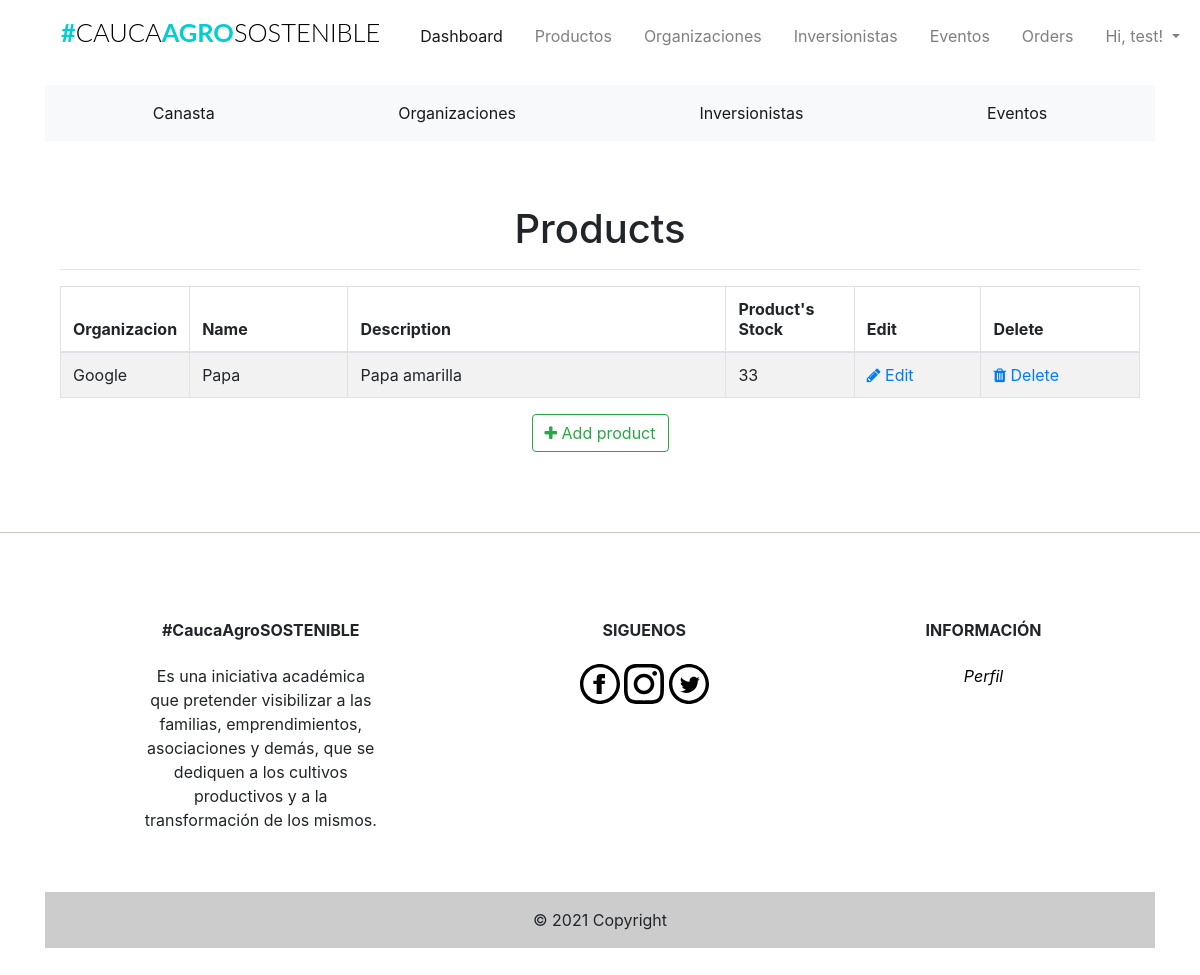
/admin/products (signed in), run on an earlier commit of the app's database.
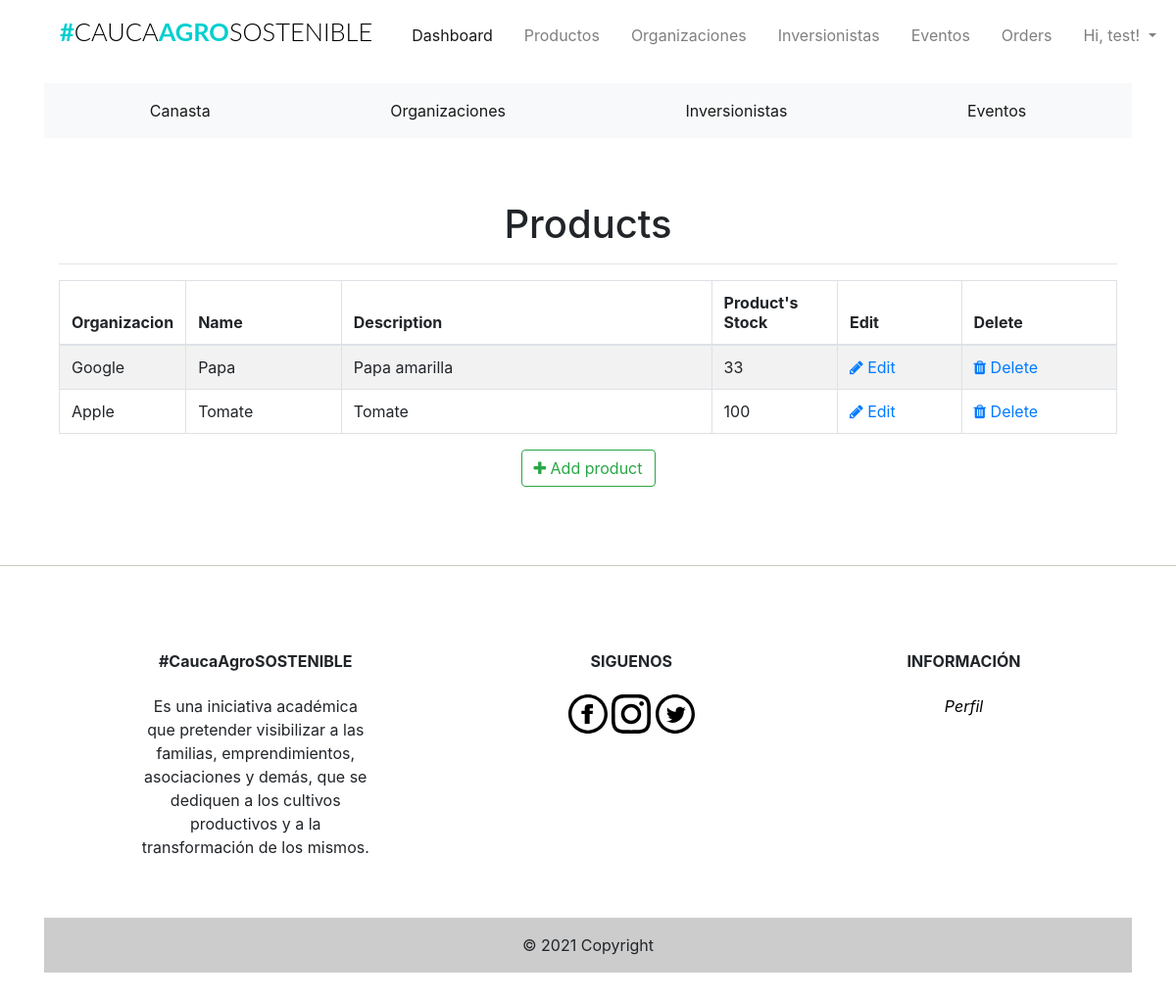
And on a later commit of the database.
### app/models.py (models this page shows, shortened)
class Products(db.Model):
    __tablename__ = 'products'
    id = db.Column(db.Integer, primary_key=True)
    product_name = db.Column(db.String(100), index=True)
    product_price = db.Column(db.Integer, index=True)
    product_image = db.Column(db.String(120))
    product_description = db.Column(db.String(200), index=True)
    product_stock = db.Column(db.Integer, index=True)
    product_size = db.Column(db.String(5), index=True)
    promotion = db.Column(db.Boolean, index=True)
    promotion_value = db.Column(db.Integer, index=True)
    organizacion_id = db.Column(db.Integer, db.ForeignKey('organizaciones.id'))
    order = db.relationship(
        'Orders', secondary=association_table, backref='my_orders', lazy='dynamic')

class Organizaciones(db.Model):
    __tablename__ = 'organizaciones'
    id = db.Column(db.Integer, primary_key=True)
    organizacion_name = db.Column(db.String(20), index=True)
    organizacion_image = db.Column(db.String(120))
    organizacion_location = db.Column(db.String(120))
    organizacion_phone = db.Column(db.String(15))
    product = db.relationship('Products', backref='products_organizaciones')

### app/admin/routes.py (the view)
@admin.route('/products', methods=['GET'])
@login_required
def list_products():
    check_admin()
    '''
	list all products
	'''
    products = Products.query.all()
    return render_template('admin/products/products.html', title='Products', products=products)

### app/admin/routes.py (called while the page is built)
def check_admin():
    if not current_user.is_admin:
        abort(403)

### app/models.py (called while the page is built)
@login_manager.user_loader
def load_user(id):
    return Users.query.get(int(id))

### app/templates/admin/products/products.html (shortened to what this page needs)
{% extends "base.html" %}
{% block head %}
<head>
    <link href="//maxcdn.bootstrapcdn.com/font-awesome/4.1.0/css/font-awesome.min.css" rel="stylesheet">
</head>
{%endblock head%}
{% block body %}
<div class="container">
  <div class="outer">
    <div class="middle">
      <div class="inner">
        <br/>
        <br/>
        <h1 style="text-align:center;">Products</h1>
        {% if products %}
          <hr class="intro-divider">
            <table class="table table-striped table-bordered">
              <thead>
                <tr>
                  <th width="10%"> Organizacion</th>
                  <th width="15%"> Name</th>
                  <th width="36%"> Description </th>
                  <th width="12%"> Product's Stock </th>
                  <th width="12%"> Edit </th>
                  <th width="15%"> Delete </th>
                </tr>
              </thead>
              <tbody>
              {% for product in products %}
                <tr>
                  <td>{{ product.products_organizaciones.organizacion_name}} </td>
                  <td> {{ product.product_name }} </td>
                  <td> {{ product.product_description }} </td>
                  <td>
                    {% if product %}
                      {{ product.product_stock }}
                    {% else %}
                      0
                    {% endif %}
                  </td>
                  <td>
                    <a href="{{ url_for('admin.edit_product', id=product.id) }}">
                      <i class="fa fa-pencil"></i> Edit
                    </a>
                  </td>
                  <td>
                    <a href="{{ url_for('admin.delete_product', id=product.id) }}">
                      <i class="fa fa-trash"></i> Delete
                    </a>
                  </td>
                </tr>
              {% endfor %}
              </tbody>
            </table>
          </div>
          <div style="text-align: center">
        {% else %}
          <div style="text-align: center">
            <h3> No Products have been added. </h3>
            <hr class="intro-divider">
        {% endif %}
          <a href="{{ url_for('admin.add_product') }}" class="btn btn-outline-success">
            <i class="fa fa-plus"></i>
            Add product
          </a>
        </div>
      </div>
    </div>
  </div>
{% endblock %}

What changed in the data, as far as the page shows it:
added Products: products_organizaciones.organizacion_name "Apple", product_name "Tomate", product_description "Tomate", product_stock "100"
